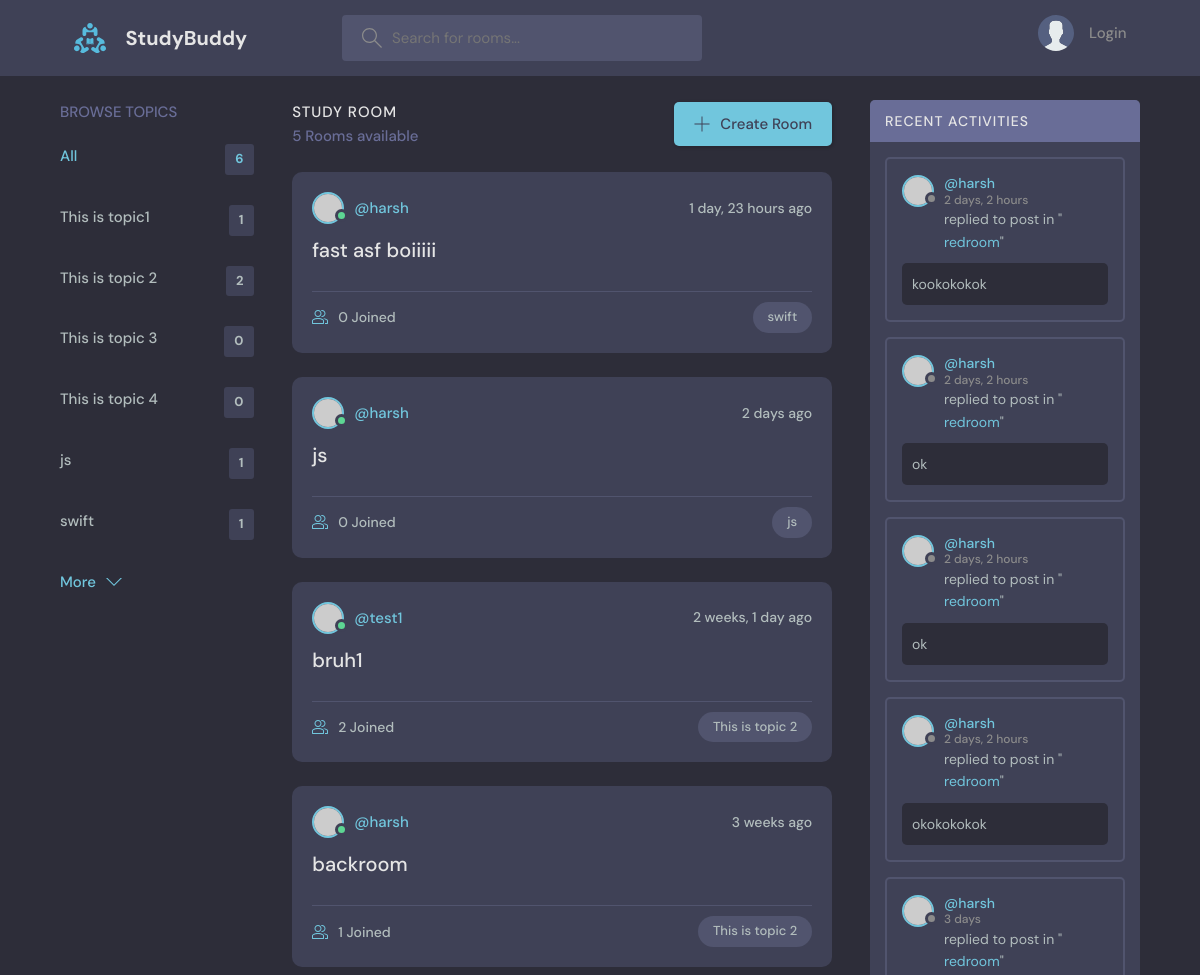
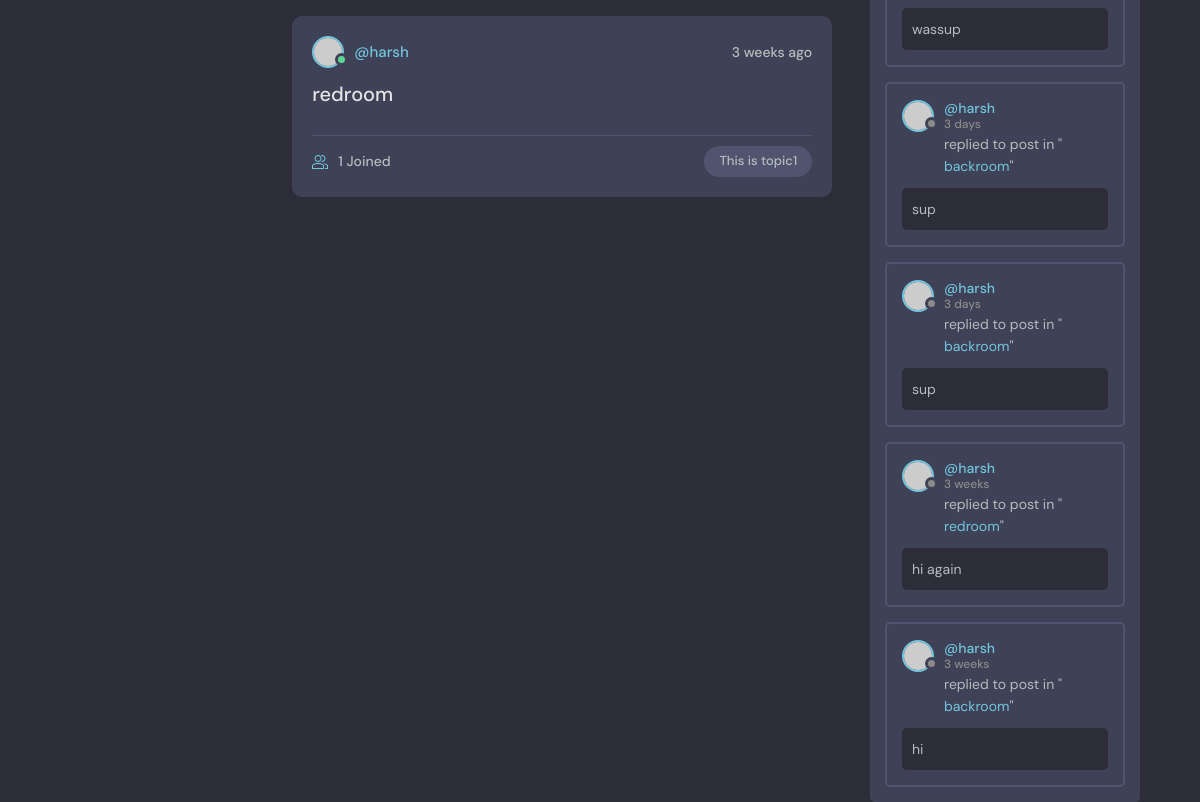
Before: / with the older database file (2 pictures, top to bottom).
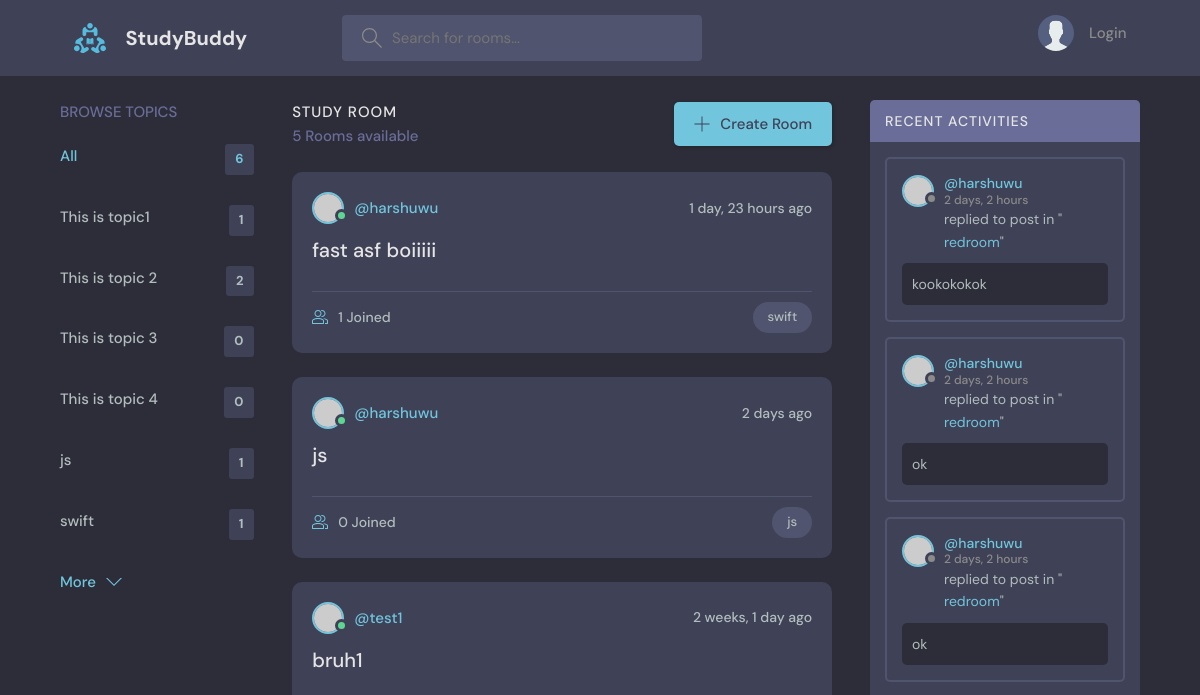
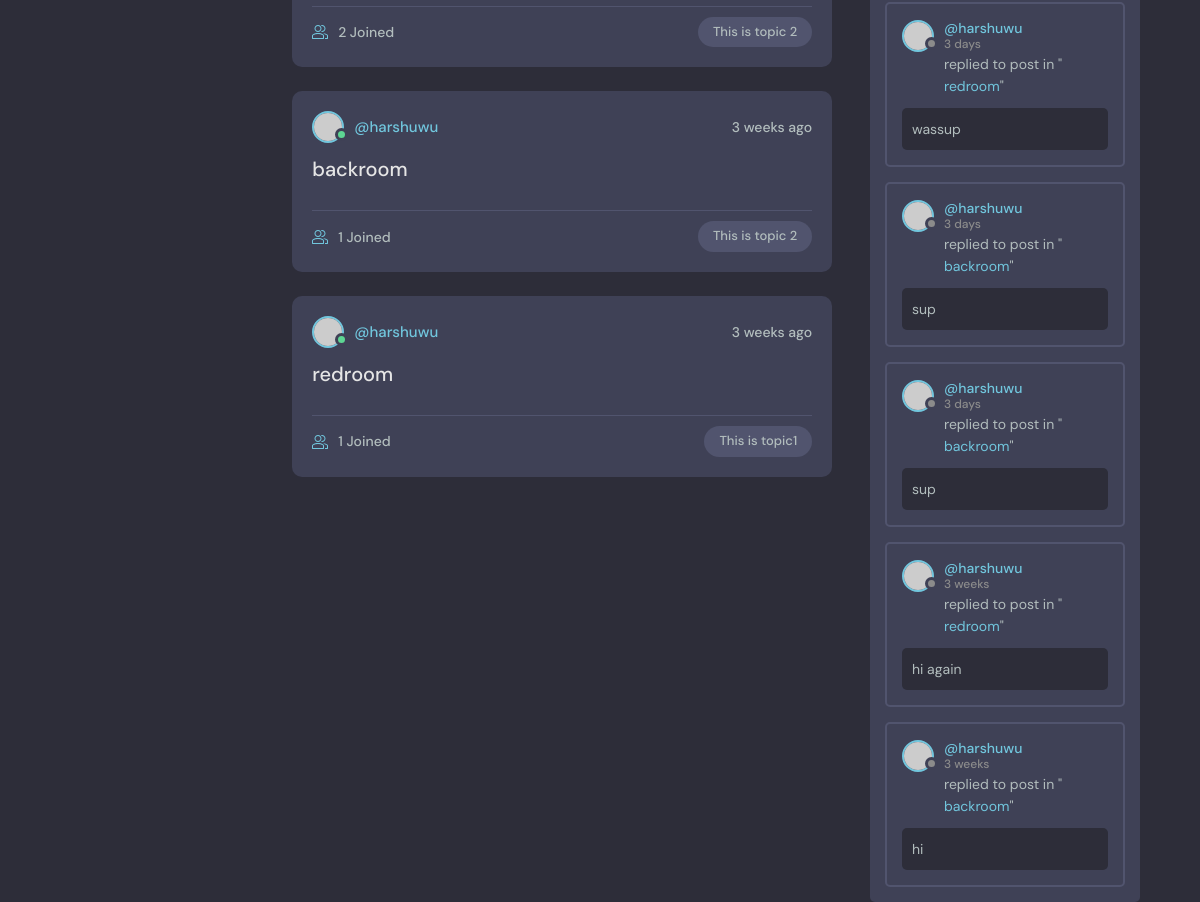
After: the same page with the newer database file (2 pictures, top to bottom).
### base/models.py (models this page shows, shortened)
class Topic(models.Model):
    name = models.CharField(max_length=200)
    updated = models.DateTimeField(auto_now=True)
    created = models.DateTimeField(auto_now_add=True)

class Room(models.Model):
    host = models.ForeignKey(User, on_delete=models.SET_NULL, null=True)
    topic = models.ForeignKey(Topic, on_delete=models.SET_NULL, null=True)
    name = models.CharField(max_length=200)
    description = models.TextField(blank=True, null=True)
    participants = models.ManyToManyField(User, related_name="participants", blank=True)
    updated = models.DateTimeField(auto_now=True)
    created = models.DateTimeField(auto_now_add=True)
    class Meta:
        ordering = ["-updated", "-created"]
    def __str__(self):
        return self.name

class Message(models.Model):
    user = models.ForeignKey(User, on_delete=models.CASCADE)
    room = models.ForeignKey(Room, on_delete=models.CASCADE)
    body = models.TextField()
    updated = models.DateTimeField(auto_now=True)
    created = models.DateTimeField(auto_now_add=True)
    class Meta:
        ordering = ["-updated", "-created"]
    def __str__(self):
        return self.body[0:50]  # return first 50 characters of message body

### base/views.py (the view)
# urls.py: path("", views.home, name="home"),
def home(request):
    q = request.GET.get("q") if request.GET.get("q") != None else ""
    rooms = Room.objects.filter(
        Q(topic__name__icontains=q) | Q(name__icontains=q) | Q(description__icontains=q)
    )
    room_count = rooms.count()
    topics = Topic.objects.all()
    room_messages = Message.objects.filter(Q(room__topic__name__icontains=q))
    context = {
        "rooms": rooms,
        "topics": topics,
        "room_count": room_count,
        "room_messages": room_messages,
    }
    return render(request, "base/home.html", context)

### base/templates/base/home.html (shortened to what this page needs)
{% extends 'main.html' %}
{%block content %}
<main class="layout layout--3">
    <div class="container">
        {% include 'base/topics_component.html' %}
        <div class="roomList">
            <div class="roomList__header">
                <div>
                    <h2>Study Room</h2>
                    <p>{{room_count}} Rooms available</p>
                </div>
                <a class="btn btn--main" href="{% url 'create-room'%}">
                    <svg version="1.1" xmlns="http://www.w3.org/2000/svg" width="32" height="32" viewBox="0 0 32 32">
                        <title>add</title>
                        <path
                            d="M16.943 0.943h-1.885v14.115h-14.115v1.885h14.115v14.115h1.885v-14.115h14.115v-1.885h-14.115v-14.115z">
                        </path>
                    </svg>
                    Create Room
                </a>
            </div>
            {% include 'base/feed_component.html' %}
        </div>
        {% include 'base/activity_feed.html' %}
    </div>
</main>
{%endblock%}

### base/templates/base/topics_component.html
<div class="topics">
    <div class="topics__header">
        <h2>Browse Topics</h2>
    </div>
    <ul class="topics__list">
        <li>
            <a href="{% url 'home' %}" class="active">All <span>{{topics.count}}</span></a>
        </li>
        {% for topic in topics%}
        <li>
            <a href="{% url 'home'%}?q={{topic.name}}">{{topic.name}} <span>{{topic.room_set.all.count}}</span></a>
        </li>
        {%endfor%}
    </ul>
    <a class="btn btn--link" href="{% url 'topics' %}">
        More
        <svg version="1.1" xmlns="http://www.w3.org/2000/svg" width="32" height="32" viewBox="0 0 32 32">
            <title>chevron-down</title>
            <path d="M16 21l-13-13h-3l16 16 16-16h-3l-13 13z"></path>
        </svg>
    </a>
</div>

### base/templates/base/feed_component.html (shortened to what this page needs)
{%for room in rooms %}
<div class="roomListRoom">
    <div class="roomListRoom__header">
        <a href="{% url 'user-profile' room.host.id%}" class="roomListRoom__author">
            <div class="avatar avatar--small active">
                <img src="https://randomuser.me/api/portraits/men/11.jpg" />
            </div>
            <span>@{{room.host.username}}</span>
        </a>
        <div class="roomListRoom__actions">
            <span>{{room.created|timesince}} ago</span>
        </div>
    </div>
    <div class="roomListRoom__content">
        <a href="{% url 'room' room.id %}">{{room.name}}</a>
    </div>
    <div class="roomListRoom__meta">
        <a href="{% url 'room' room.id %}" class="roomListRoom__joined">
            {{room.participants.all.count}} Joined
        </a>
        <p class="roomListRoom__topic">{{room.topic.name}}</p>
    </div>
</div>
{%endfor%}

### base/templates/base/activity_feed.html (shortened to what this page needs)
<div class="activities">
    <div class="activities__header">
        <h2>Recent Activities</h2>
    </div>
    {%for message in room_messages%}
    <div class="activities__box">
        <div class="activities__boxHeader roomListRoom__header">
            <a href=" {% url 'user-profile' message.user.id %}" class="roomListRoom__author">
                <div class="avatar avatar--small">
                    <img src="https://randomuser.me/api/portraits/women/11.jpg" />
                </div>
                <p>
                    @{{message.user}}
                    <span>{{message.created | timesince}}</span>
                </p>
            </a>
        </div>
        <div class="activities__boxContent">
            <p>replied to post in "<a href="{% url 'room' message.room.id %}">{{message.room}}</a>"</p>
            <div class="activities__boxRoomContent">
                {{message}}
            </div>
        </div>
    </div>
    {%endfor%}
</div>

Changed rows visible on the page:
removed Message: user "harsh", created "2 days, 2 hours", room "redroom", body "okokokokok"
changed through a linked row, Room "fast asf boiiiii": host.username "harsh" → "harshuwu"; participants.all.count "0" → "1"
changed through a linked row, Room "js": host.username "harsh" → "harshuwu"
changed through a linked row, Room "backroom": host.username "harsh" → "harshuwu"
changed through a linked row, Room "redroom": host.username "harsh" → "harshuwu"
changed through a linked row, Message "kookokokok": user "harsh" → "harshuwu"
changed through a linked row, Message (number 2 of 8 on the later page): user "harsh" → "harshuwu"
changed through a linked row, Message (number 3 of 8 on the later page): user "harsh" → "harshuwu"
changed through a linked row, Message "wassup": user "harsh" → "harshuwu"
changed through a linked row, Message (number 5 of 8 on the later page): user "harsh" → "harshuwu"
changed through a linked row, Message (number 6 of 8 on the later page): user "harsh" → "harshuwu"
changed through a linked row, Message "hi again": user "harsh" → "harshuwu"
changed through a linked row, Message "hi": user "harsh" → "harshuwu"
